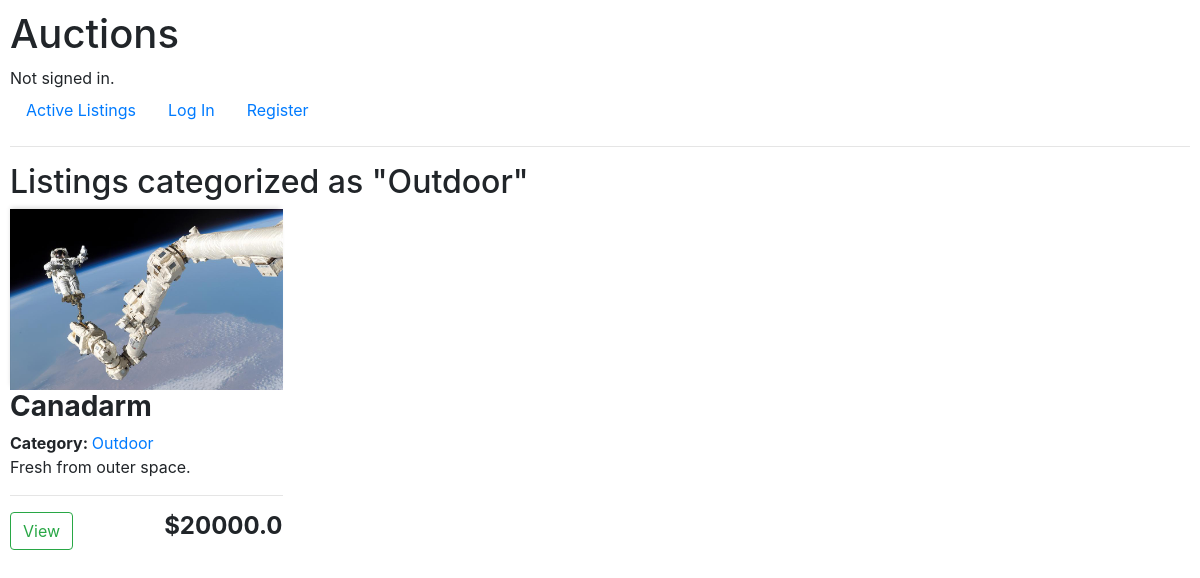
Screenshot of /categories/2/ with the database file from the repository.
### auctions/models.py (models this page shows, shortened)
class Category(models.Model):
    name = models.CharField(max_length=200, null=True)
    def __str__(self):
	    return self.name

class Listing(models.Model):
    STATUS = (
    ('Active', 'Active'),
    ('Not Active', 'Not Active'),
    )
    author = models.ForeignKey(User, null=True, on_delete=models.CASCADE)
    title = models.CharField(max_length=50, null=True)
    description = description = models.TextField(max_length=200, null=True, blank=True)
    current_price = models.FloatField(null=True)
    image = models.ImageField(null=True, blank=True)
    category = models.ForeignKey(Category, null=True, on_delete=models.SET_NULL)
    date_created = models.DateTimeField(auto_now_add=True, null=True)
    status = models.CharField(max_length=50, null=True, choices=STATUS)
    in_watchlist = models.BooleanField(default=False, null=True, blank=True)
    @property
    def imageURL(self):
        try:
            url = self.image.url
        except:
            url = ''
        return url

### auctions/views.py (the view)
# urls.py: path("categories/<int:id>/", views.category_listings, name="category-listings"),
def category_listings(request, id):
    listings = Listing.objects.filter(category=id).order_by('-id')
    category = Category.objects.get(id=id)
    context = {
        'listings': listings,
        'category': category
    }
    return render(request, "auctions/category_listings.html", context)

### auctions/templates/auctions/category_listings.html
{% extends "auctions/layout.html" %}
{% load static %}
{% block body %}
    <h2 id="active">Listings categorized as "{{ category.name }}"</h2>
    <div class="row">
        {% for listing in listings %}
            {% include "auctions/listings.html" %}
        {% endfor %}
    </div>
{% endblock %}

### auctions/templates/auctions/listings.html (shortened to what this page needs)
{% load static %}
<div class="col-lg-3">
    <div class="box-element product">
        <img class="thumbnail" src="{{ listing.imageURL }}" alt="No image">
        <div class="box-element product">
            <h3>
                <strong>{{ listing.title }}</strong>
            </h3
            <small><strong>Category: </strong>
                {% if listing.category %}
                    <a href="{% url 'category-listings' listing.category.id %}">{{ listing.category }}</a>
                {% else %}
                    Uncategorized
                {% endif %}
            <div>
                <p>{{ listing.description }}</p>
            </div>
            <hr>
            <a class="btn btn-outline-success" href="{% url 'listing-detail' listing.id %}">View</a>
            <h4 style="display: inline-block; float: right"><strong>${{ listing.current_price }}</strong></h4>
        </div>
    </div>
</div>

### auctions/static/auctions/styles.css (style rules this page uses)
body { padding: 10px; }
.thumbnail { width: 100%; -webkit-box-shadow: -1px -3px 5px -2px rgba(214,214,214,1); -moz-box-shadow: -1px -3px 5px -2px rgba(214,214,214,1); box-shadow: -1px -3px 5px -2px rgba(214,214,214,1); }

### rows the page displays
Category: name "Outdoor"
Listing: imageURL (picture), title "Canadarm", category "Outdoor", description "Fresh from outer space.", current_price "20000.0"
